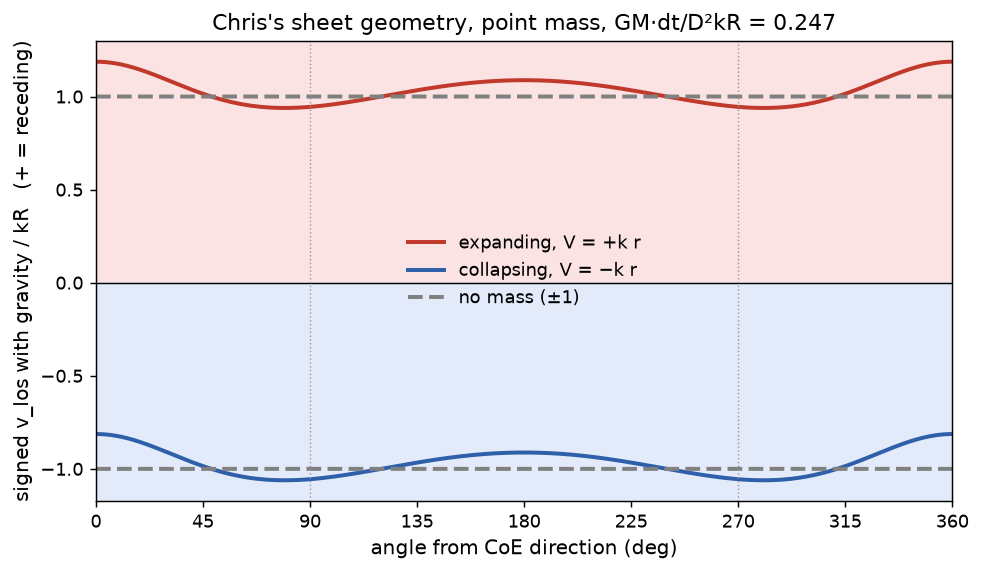

The Python source for this figure:
"""Signed version of Chris's sheet quantity: S(th) = [ s_k kR n + dt (g_P - g_obs) ] . n / (kR),
s_k=+1 expanding (V=kr), -1 collapsing (V=-kr). eps = GM dt/(D^2 kR). D=58.2, R=14.3, point mass at CoE.
Positive = receding. Also free-fall collapse v=-sqrt(2GM/r) (no dt step) for comparison."""
import numpy as np, matplotlib; matplotlib.use("Agg"); import matplotlib.pyplot as plt
D,R=58.2,14.3
ang=np.linspace(0,360,2881); t=np.radians(ang); n=np.stack([-np.cos(t),np.sin(t)],1)
xo=np.array([D,0.])
def at(Rs):
    xp=xo+Rs*n; rp=np.linalg.norm(xp,axis=1)
    dg=(-xp/rp[:,None]**3+xo/D**3)*D**2; return (dg*n).sum(1),xp,rp
ta,xp,rp=at(R)
S=lambda sk,eps:sk+eps*ta
print("tilde a: max",ta.max(),"at",ang[ta.argmax()],"min",ta.min(),"at",ang[ta.argmin()])
print("collapse: recession appears where eps*ta>1; first at eps=",1/ta.max())
for eps in [0.247,1,1.5,2,3,5]:
    y=S(-1,eps); pos=np.mean(y>0); i=np.where(np.diff(np.sign(y))!=0)[0]
    ye=S(1,eps); print(f"eps={eps}: collapse receding fraction of circle {pos:.2f}, flips {np.round(ang[i],1)}; expanding min {ye.min():.3f}")
print("expanding band goes negative for eps >",1/-ta.min())
# free fall collapse, inner shells faster: v=-sqrt(2GM/r)
v=lambda r:-np.sqrt(1/r); vr=(v(rp)[:,None]*xp/rp[:,None]-v(D)*xo/D); vl=(vr*n).sum(1)
i=np.where(np.diff(np.sign(vl))!=0)[0]; print("free-fall collapse: receding fraction",np.mean(vl>0),"flips",np.round(ang[i],1))
def fig(curves,title,fn):
    f,ax=plt.subplots(figsize=(8.5,4.6))
    for y,c,ls,l in curves: ax.plot(ang,y,color=c,lw=2.2,ls=ls,label=l)
    ax.axhline(0,color="k",lw=0.8)
    lo,hi=ax.get_ylim(); ax.axhspan(0,hi,color="#fbe3e3",zorder=0); ax.axhspan(lo,0,color="#e3ebfb",zorder=0); ax.set_ylim(lo,hi)
    for a in (90,270): ax.axvline(a,color="0.6",lw=0.8,ls=":")
    ax.set_xlim(0,360); ax.set_xticks(range(0,361,45)); ax.set_xlabel("angle from CoE direction (deg)",fontsize=11)
    ax.set_ylabel("signed v_los with gravity / kR   (+ = receding)",fontsize=11); ax.set_title(title,fontsize=12)
    ax.legend(frameon=False,fontsize=10); f.savefig(fn,dpi=130,bbox_inches="tight"); plt.close(f)
fig([(S(1,.247),"#c0392b","-","expanding, V = +k r"),(S(-1,.247),"#2e5fa8","-","collapsing, V = −k r"),(0*ang+1,"0.5","--","no mass (±1)"),(0*ang-1,"0.5","--",None)],
    "Chris's sheet geometry, point mass, GM·dt/D²kR = 0.247","migkas_collapse.png")
fig([(S(-1,e),c,"-",f"collapsing, GM·dt/D²kR = {e}") for e,c in ((1.32,"#7f8fa6"),(2,"#9b59b6"),(3,"#c0392b"))],
    "Collapse with strong gravity step: recession except near 90°/270°","migkas_collapse_condition.png")
